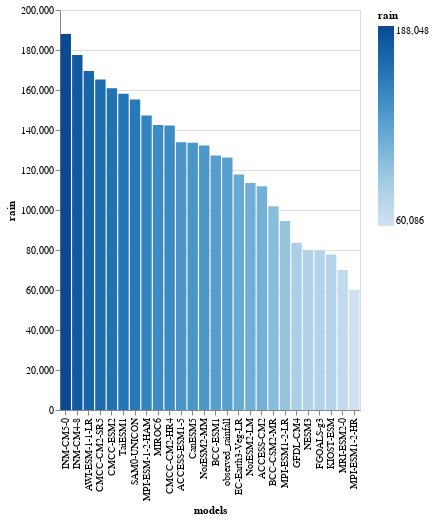

Write notebook code for a chart like this one.
### Code cell
# create a bar chart that shows total rain fall for each model in descending order
import altair as alt
alt.Chart(df_rank).mark_bar().encode(
    x=alt.X('models', sort='-y'),
    y=alt.Y('rain'),
    color=alt.Color('rain')
    ).transform_window(
        rank='rank(rain)',
        sort=[alt.SortField('rain', order='descending')]
    ).properties(
    width= 300,
    height=400
)

### Figure 1 — Vega-Lite specification as saved in the notebook (floating-point values rounded to 4 significant figures)
{"config": {"view": {"continuousWidth": 400, "continuousHeight": 300}}, "data": {"name": "data-906fa18f56c9540588b919b245581254"}, "mark": "bar", "encoding": {"color": {"type": "quantitative", "field": "rain"}, "x": {"type": "nominal", "field": "models", "sort": "-y"}, "y": {"type": "quantitative", "field": "rain"}}, "height": 400, "transform": [{"window": [{"op": "rank", "field": "rain", "as": "rank"}], "sort": [{"field": "rain", "order": "descending"}]}], "width": 300, "$schema": "https://vega.github.io/schema/vega-lite/v4.8.1.json", "datasets": {"data-906fa18f56c9540588b919b245581254": [{"models": "ACCESS-CM2", "rain": 111800.0}, {"models": "ACCESS-ESM1-5", "rain": 133900.0}, {"models": "AWI-ESM-1-1-LR", "rain": 169400.0}, {"models": "BCC-CSM2-MR", "rain": 101800.0}, {"models": "BCC-ESM1", "rain": 127200.0}, {"models": "CMCC-CM2-HR4", "rain": 142300.0}, {"models": "CMCC-CM2-SR5", "rain": 165200.0}, {"models": "CMCC-ESM2", "rain": 160900.0}, {"models": "CanESM5", "rain": 133700.0}, {"models": "EC-Earth3-Veg-LR", "rain": 117700.0}, {"models": "FGOALS-g3", "rain": 79690.0}, {"models": "GFDL-CM4", "rain": 83680.0}, {"models": "INM-CM4-8", "rain": 177500.0}, {"models": "INM-CM5-0", "rain": 188000.0}, {"models": "KIOST-ESM", "rain": 77700.0}, {"models": "MIROC6", "rain": 142500.0}, {"models": "MPI-ESM-1-2-HAM", "rain": 147200.0}, {"models": "MPI-ESM1-2-HR", "rain": 60090.0}, {"models": "MPI-ESM1-2-LR", "rain": 94500.0}, {"models": "MRI-ESM2-0", "rain": 70020.0}, {"models": "NESM3", "rain": 80040.0}, {"models": "NorESM2-LM", "rain": 113400.0}, {"models": "NorESM2-MM", "rain": 132200.0}, {"models": "SAM0-UNICON", "rain": 155300.0}, {"models": "TaiESM1", "rain": 158200.0}, {"models": "observed_rainfall", "rain": 126300.0}]}}
